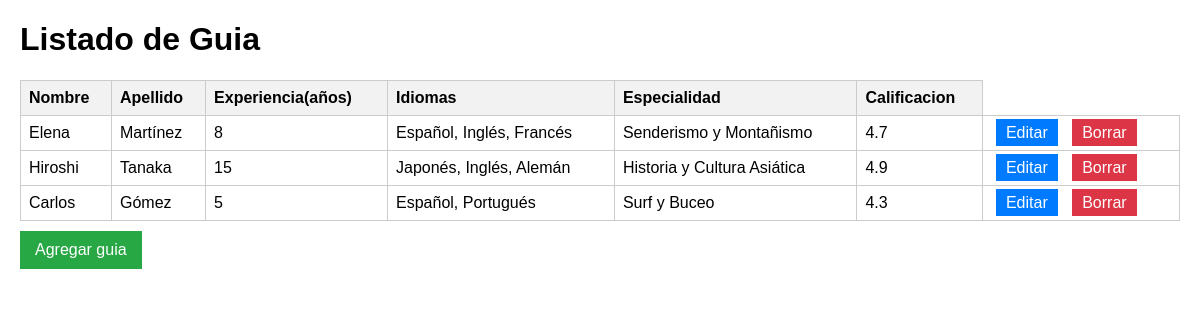
The page / on the database its author committed.
### app_guia/models.py (models this page shows, shortened)
class Guia(models.Model):
    nombre = models.CharField(max_length=100)
    apellido = models.CharField(max_length=100)
    experiencia = models.PositiveIntegerField()
    idiomas = models.TextField()
    especialidad = models.CharField(max_length=100)
    calificacion = models.DecimalField(max_digits=2, decimal_places=1)

### app_guia/views.py (the view)
# urls.py: path('', views.index, name='inicio'),
def index(request):
    guias = Guia.objects.all()
    return render(request, 'listar_guia.html', {'guia': guias})

### app_guia/templates/listar_guia.html (shortened to what this page needs)
<!DOCTYPE html>
<html lang="es">
<head>
</head>
<body>
    <h1>Listado de Guia</h1>
    <table>
        <thead>
            <tr>
                <th>Nombre</th>
                <th>Apellido</th>
                <th>Experiencia(años)</th>
                <th>Idiomas</th>
                <th>Especialidad</th>
                <th>Calificacion</th>
            </tr>
        </thead>
        <tbody>
            {% for guia in guia %}
            <tr>
                <td>{{ guia.nombre }}</td>
                <td>{{ guia.apellido }}</td>
                <td>{{ guia.experiencia }}</td>
                <td>{{ guia.idiomas }}</td>
                <td>{{ guia.especialidad }}</td>
                <td>{{ guia.calificacion }}</td>
                <td>
                    <a href="/editar/{{ guia.id }}/" class="btn editar">Editar</a>
                    <a href="/borrar/{{ guia.id }}/" class="btn borrar">Borrar</a>
                </td>
            </tr>
            {% empty %}
            <tr>
                <td colspan="6">No hay guias registrados.</td>
            </tr>
            {% endfor %}
        </tbody>
    </table>
    <a href="/agregar/" class="btn agregar">Agregar guia</a>
</body>
</html>

### app_guia/templates/listar_guia.html (style rules this page uses)
body { font-family: Arial, sans-serif; margin: 20px; }
table { width: 100%; border-collapse: collapse; margin-top: 20px; }
th, td { border: 1px solid #ccc; padding: 8px; text-align: left; }
th { background-color: #f2f2f2; }
.btn { margin: 5px; padding: 5px 10px; text-decoration: none; color: white; }
.editar { background-color: #007BFF; }
.borrar { background-color: #DC3545; }
.agregar { background-color: #28A745; display: inline-block; margin: 10px 0; padding: 10px 15px; color: white; text-decoration: none; }

### rows shown on the page
Guia: nombre "Elena", apellido "Martínez", experiencia "8", idiomas "Español, Inglés, Francés", especialidad "Senderismo y Montañismo", calificacion "4.7"
Guia: nombre "Hiroshi", apellido "Tanaka", experiencia "15", idiomas "Japonés, Inglés, Alemán", especialidad "Historia y Cultura Asiática", calificacion "4.9"
Guia: nombre "Carlos", apellido "Gómez", experiencia "5", idiomas "Español, Portugués", especialidad "Surf y Buceo", calificacion "4.3"
